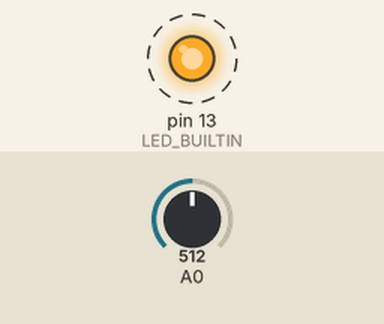
The sketch below on a simulated Arduino Uno, built with avr-gcc and run on an emulated ATmega328P. On the bench: output pins drawn as LEDs (lit = HIGH). Dashed ring = blinking. The test bench sets the inputs (shaded band); at power-on: A0 = 512. What the sketch prints to the serial monitor is not drawn.

Above: at 0.2 s.
Timing chart, 0 to 5.8 s (numbered marks = the images above):
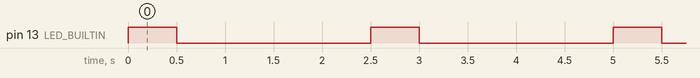

The sketch:

WeatherStationArduino.ino
```cpp
void setup() {
  // Setup serial
  Serial.begin(9600);
  // Set builtin led (13)
  pinMode(LED_BUILTIN, OUTPUT);
}

void loop() {
  // set on led
  digitalWrite(LED_BUILTIN, HIGH);
  // read analog senzor
  int a0 = analogRead(0);
  // write row value to serial as line
  Serial.println(a0);
  // wait 0.5 seconds to have builtin led visible
  delay(500);
  // set builtin led off
  digitalWrite(LED_BUILTIN, LOW);

  // periodic 2 seconds wait
  delay(2000);
}
```

Measured:
- by itself, pin 13 (LED_BUILTIN): alternates HIGH for 0.50 s and LOW for 2.0 s
